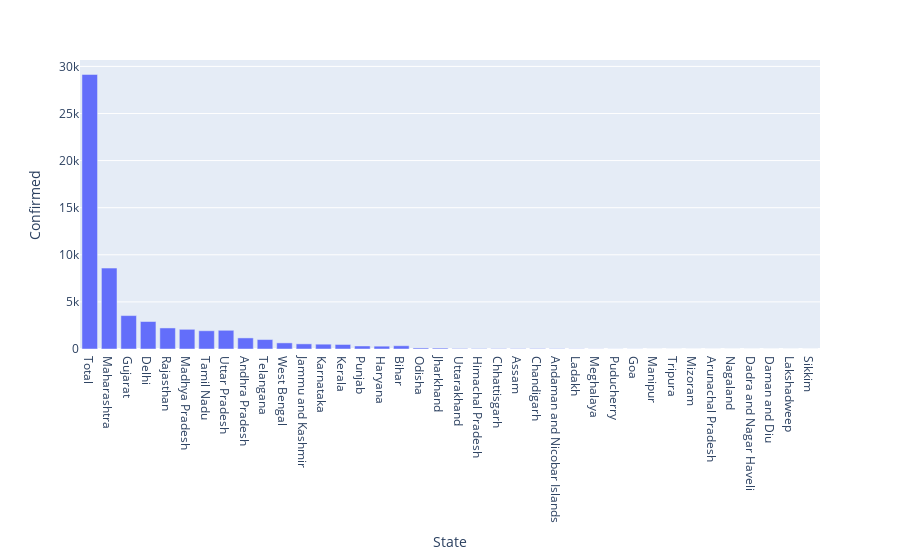

Notebook code for this chart:
### Markdown cell above
# Plotly Express Visualisation

### Code cell
px.bar(df,x="State",y="Confirmed")

### Figure 1 — Plotly figure (JSON) as saved in the notebook; plotly's stock layout.template omitted (floating-point values rounded to 4 significant figures)
{"data": [{"alignmentgroup": "True", "hovertemplate": "State=%{x}<br>Confirmed=%{y}<extra></extra>", "legendgroup": "", "marker": {"color": "#636efa"}, "name": "", "offsetgroup": "", "orientation": "v", "showlegend": false, "textposition": "auto", "type": "bar", "x": ["Total", "Maharashtra", "Gujarat", "Delhi", "Rajasthan", "Madhya Pradesh", "Tamil Nadu", "Uttar Pradesh", "Andhra Pradesh", "Telangana", "West Bengal", "Jammu and Kashmir", "Karnataka", "Kerala", "Punjab", "Haryana", "Bihar", "Odisha", "Jharkhand", "Uttarakhand", "Himachal Pradesh", "Chhattisgarh", "Assam", "Chandigarh", "Andaman and Nicobar Islands", "Ladakh", "Meghalaya", "Puducherry", "Goa", "Manipur", "Tripura", "Mizoram", "Arunachal Pradesh", "Nagaland", "Dadra and Nagar Haveli", "Daman and Diu", "Lakshadweep", "Sikkim"], "xaxis": "x", "y": [29144, 8590, 3548, 2918, 2234, 2090, 1937, 1986, 1177, 1003, 649, 546, 512, 482, 322, 301, 345, 111, 98, 51, 40, 37, 36, 45, 33, 20, 12, 8, 7, 2, 2, 1, 1, 0, 0, 0, 0, 0], "yaxis": "y"}], "layout": {"barmode": "relative", "legend": {"tracegroupgap": 0}, "margin": {"t": 60}, "xaxis": {"anchor": "y", "domain": [0, 1], "title": {"text": "State"}}, "yaxis": {"anchor": "x", "domain": [0, 1], "title": {"text": "Confirmed"}}}}
